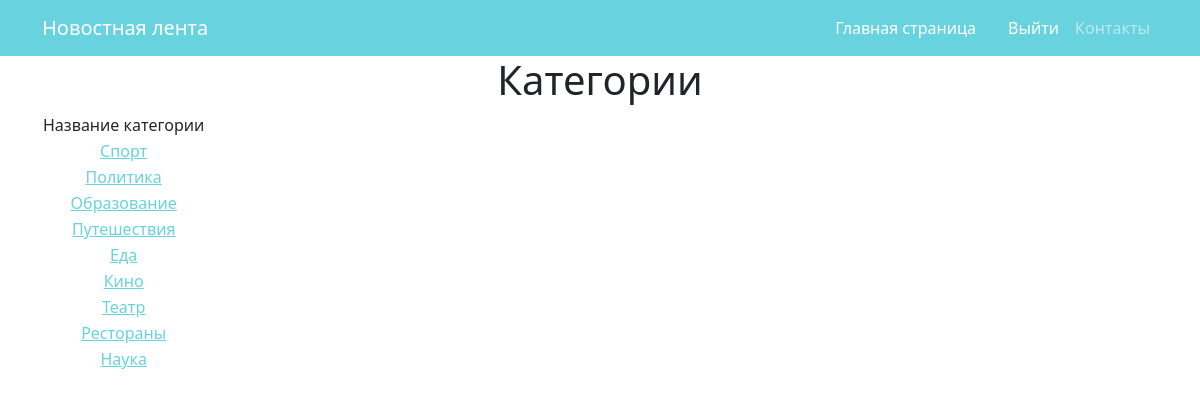
Screenshot of /news/category_list/ with the database file from the repository.
### news/models.py (models this page shows, shortened)
class Category(models.Model):
    name = models.CharField(max_length=40, unique=True)
    subscribers = models.ManyToManyField(User, related_name='categories')

### news/views.py (the view)
# urls.py: path('category_list/', CategoryList.as_view(), name='category_list'),
class CategoryList(ListView):
    model = Category
    template_name = 'categories/category_list.html'
    context_object_name = 'category'

### templates/categories/category_list.html (shortened to what this page needs)
{% extends 'flatpages/default.html' %}
{% load custom_filters %}
{% block content %}
<h1>Категории </h1>
{% if category %}
    <table>
        {% load cache %}
        {% cache 60 posts%}
        <tr>
            <td> Название категории </td>
        </tr>
        {% for cats in category %}
        <tr>
            <td> <a href="{% url 'category' cats.id %}">{{ cats.name }} </a> </td>
        </tr>
        {% endfor %}
        {% endcache %}
    </table>
{% else %}
<h2> Категорий нет </h2>
{% endif %}
{% endblock content %}

### rows the page displays
Category: name "Спорт"
Category: name "Политика"
Category: name "Образование"
Category: name "Путешествия"
Category: name "Еда"
Category: name "Кино"
Category: name "Театр"
Category: name "Рестораны"
Category: name "Наука"
